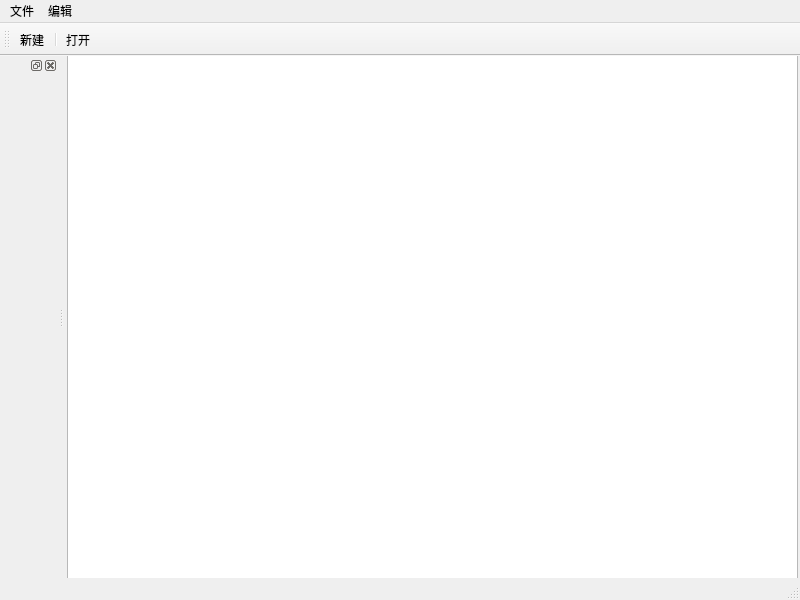
<?xml version="1.0" encoding="UTF-8"?>
<ui version="4.0">
 <class>MainWindow</class>
 <widget class="QMainWindow" name="MainWindow">
  <property name="geometry">
   <rect>
    <x>0</x>
    <y>0</y>
    <width>800</width>
    <height>600</height>
   </rect>
  </property>
  <property name="windowTitle">
   <string>MainWindow</string>
  </property>
  <widget class="QWidget" name="centralwidget">
   <widget class="QTextEdit" name="textEdit">
    <property name="geometry">
     <rect>
      <x>3</x>
      <y>-1</y>
      <width>731</width>
      <height>561</height>
     </rect>
    </property>
   </widget>
  </widget>
  <widget class="QMenuBar" name="menubar">
   <property name="geometry">
    <rect>
     <x>0</x>
     <y>0</y>
     <width>800</width>
     <height>21</height>
    </rect>
   </property>
   <widget class="QMenu" name="menu">
    <property name="title">
     <string>文件</string>
    </property>
    <addaction name="actionnew"/>
    <addaction name="separator"/>
    <addaction name="actionopen"/>
   </widget>
   <widget class="QMenu" name="menu_2">
    <property name="title">
     <string>编辑</string>
    </property>
   </widget>
   <addaction name="menu"/>
   <addaction name="menu_2"/>
  </widget>
  <widget class="QStatusBar" name="statusbar"/>
  <widget class="QToolBar" name="toolBar">
   <property name="windowTitle">
    <string>toolBar</string>
   </property>
   <attribute name="toolBarArea">
    <enum>TopToolBarArea</enum>
   </attribute>
   <attribute name="toolBarBreak">
    <bool>false</bool>
   </attribute>
   <addaction name="actionnew"/>
   <addaction name="separator"/>
   <addaction name="actionopen"/>
  </widget>
  <widget class="QDockWidget" name="dockWidget">
   <property name="allowedAreas">
    <set>Qt::LeftDockWidgetArea|Qt::RightDockWidgetArea</set>
   </property>
   <attribute name="dockWidgetArea">
    <number>1</number>
   </attribute>
   <widget class="QWidget" name="dockWidgetContents"/>
  </widget>
  <action name="actionnew">
   <property name="text">
    <string>新建</string>
   </property>
  </action>
  <action name="actionopen">
   <property name="text">
    <string>打开</string>
   </property>
  </action>
 </widget>
 <resources/>
 <connections/>
</ui>
